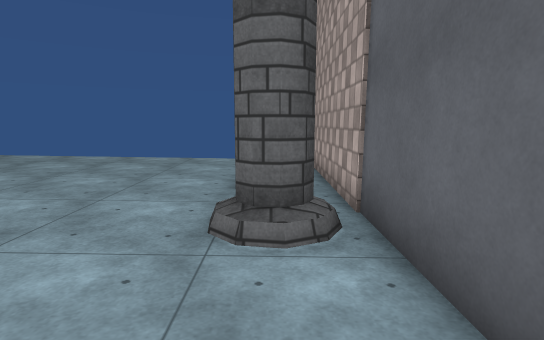
View 1 (above)

13 first-person views from a walk through a scene from a Unity 3-D project. The camera is 1.5 m above the floor, tilts 8° down and sees 80° across. The floor is counted in squares, 1 m on a side. Each view is taken from the middle of a square. On the plan, view 1 faces up. The plan holds only what a view shows up to about 15 squares ahead; the rest is blank. The place goes on beyond the plan. The player is left out. Surface patterns are stand-ins for the level's own textures.

View 2
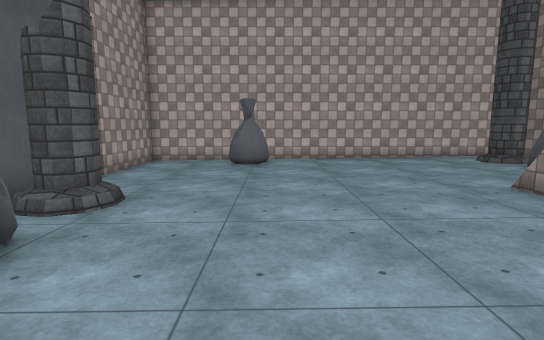

View 3
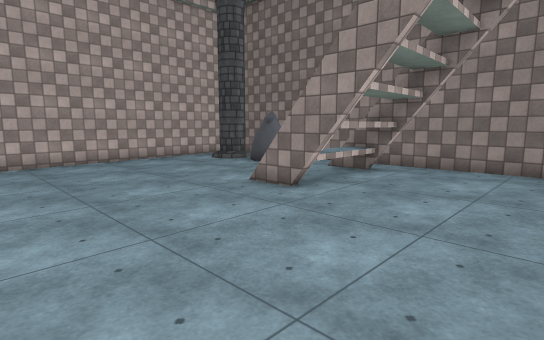

View 4
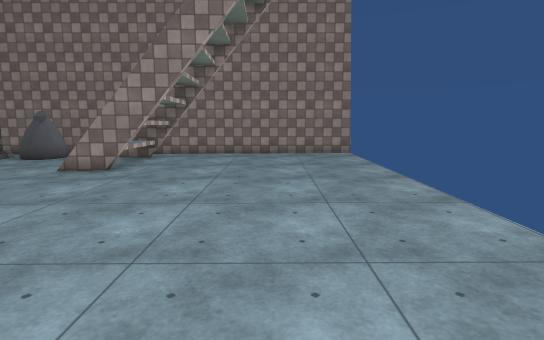

View 5
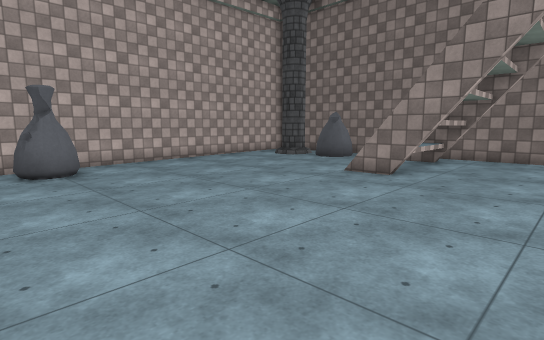

View 6
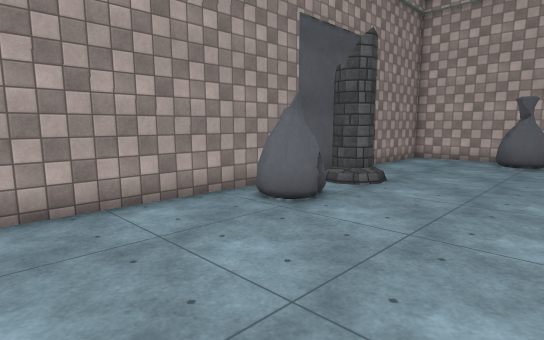

View 7
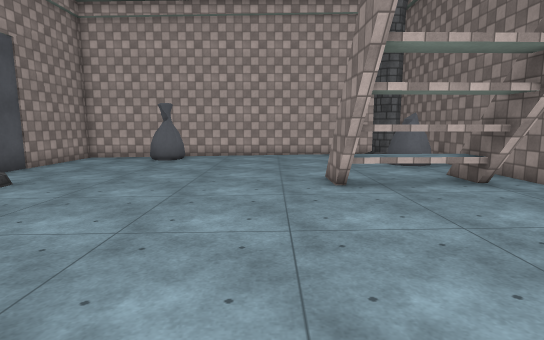

View 8
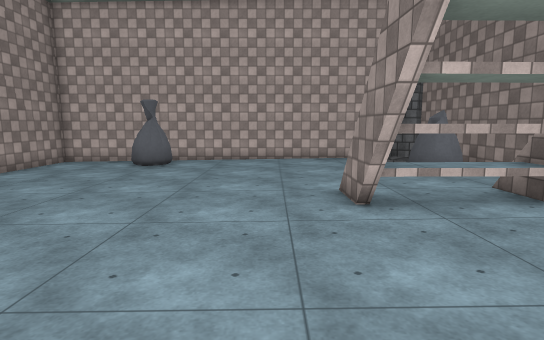

View 9
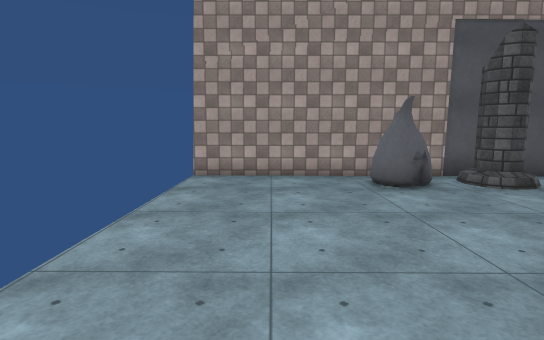

View 10
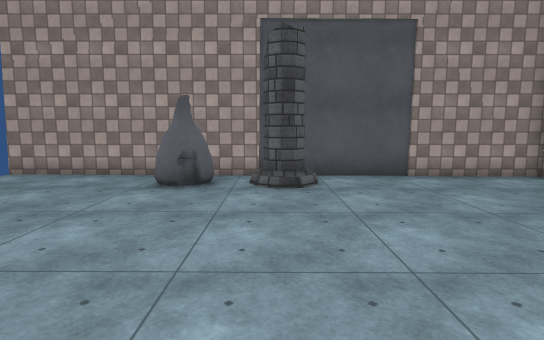

View 11
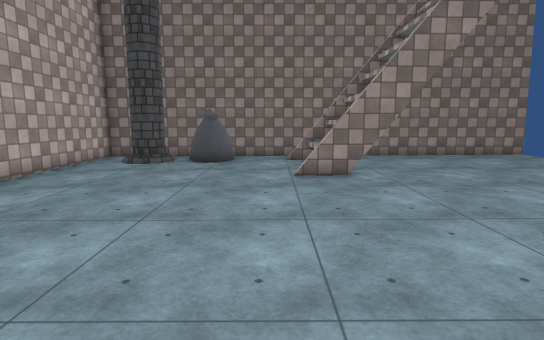

View 12
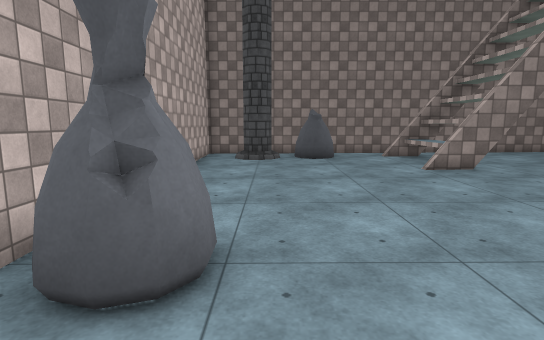

View 13
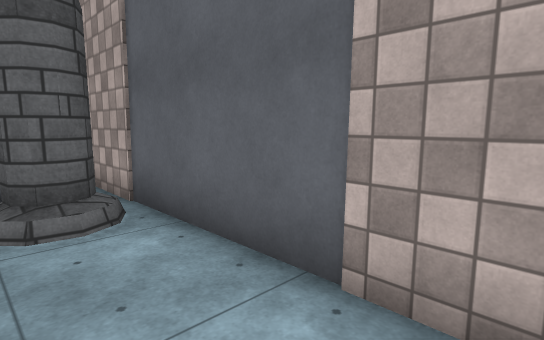

### Floor plan
Key: @ floor where view 1 was taken; # wall or solid block; x gap in a wall; . main floor; : floor 0.25 m higher than the main floor; = window, fence, low wall or low ledge; ^ raised ledge; C column.
Columns run from 15 left of view 1 to 2 right of it. Each row starts with its distance up from view 1.
 14 #                #
 13 #::::::::::......#
 12 #::::::::::......#
 11 #:::::::::.......#
 10 #:::::::::.......#
  9 #:::::::::.......#
  8 #::::::::......#.#
  7 #::::::::......#x#
  6 #:####:::........#
  5 #:^^^^::.......C##
  4 #:=::=::.......C##
  3 #:::::::.........#
  2 #::::::..........#
  1 ###::::..........#
  0 ###::::........@.#
 -1 ##C::::..........#
 -2 #:C:::.....##....#
 -3 #:::::.....##....#
 -4 ##################

Where each view was taken, in squares from view 1:
view 1: 0 up, 0 right, facing up
view 2: 11 up, 4 left, facing down
view 3: 10 up, 4 left, facing down-left
view 4: 10 up, 0 right, facing left
view 5: 9 up, 1 left, facing down-left
view 6: 13 up, 5 left, facing down-right
view 7: 13 up, 8 left, facing down
view 8: 11 up, 8 left, facing down
view 9: 11 up, 9 left, facing right
view 10: 5 up, 9 left, facing right
view 11: 3 up, 1 left, facing left
view 12: 1 down, 0 right, facing left
view 13: 1 down, 1 left, facing up-right
